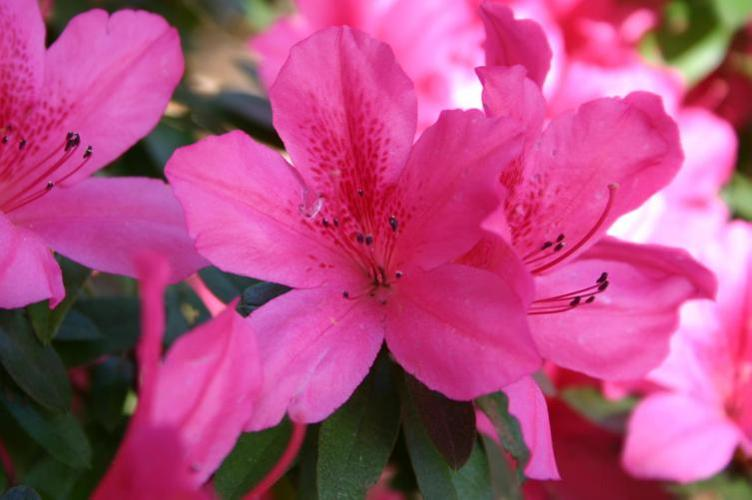
%> input picture MATLAB/week_6/lab_3/image_03549.jpg, 752 x 500 px
$ octave --eval "result = myimfcn(imread('image_03549.jpg'));"   (GNU Octave 9; MATLAB toolbox functions it lacks are replaced by stand-ins)
%> lines starting %> are read from the running program, lines starting %| are printed output that depends on the picture; in (x1, y1, x2, y2) boxes, pixels count from 0 and x2, y2 are one past the last pixel; in counts of white or black regions, pixels touching at a corner belong together; the program's own positions count from 1
function results = myimfcn(im)
%Image Processing Function
%
% IM      - Input image.
% RESULTS - A scalar structure with the processing results.
%

%--------------------------------------------------------------------------
% Auto-generated by imageBatchProcessor App.
%
% When used by the App, this function will be called for every input image
% file automatically. IM contains the input image as a matrix. RESULTS is a
% scalar structure containing the results of this processing function.
%
%--------------------------------------------------------------------------


% Replace the sample below with your code----------------------------------

imgray = im2gray(im);
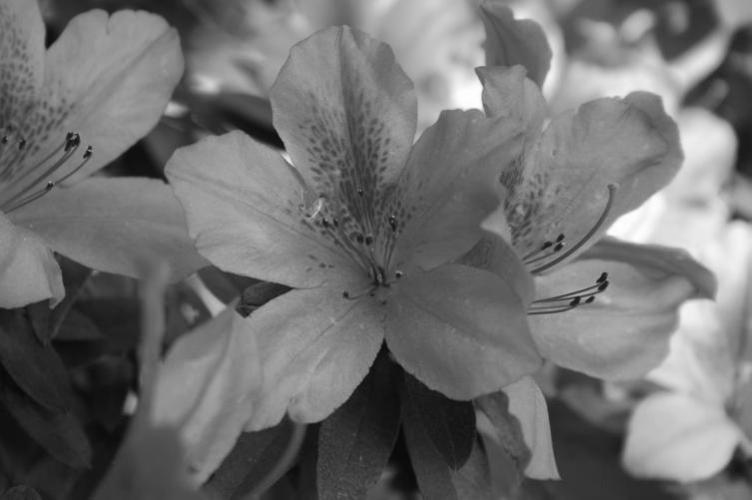
%> imgray: size 500x752 uint8; min 7, max 255, mean 111.7

bw = imbinarize(imgray);
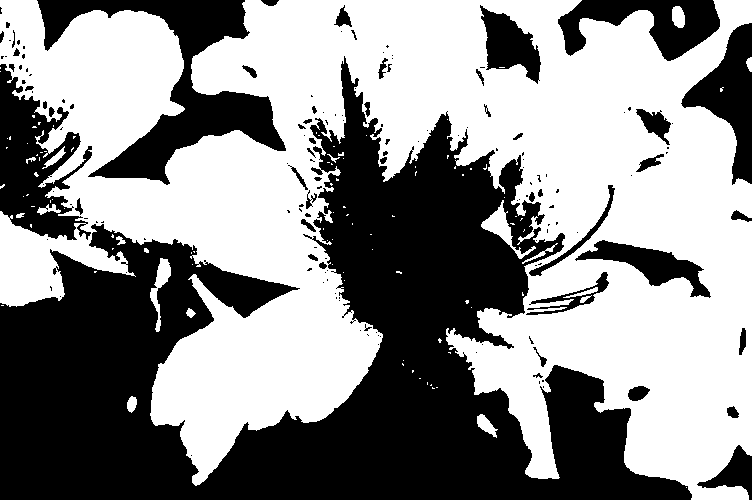
%> bw: size 500x752 logical; 55.3% white; 155 black regions (104 under 20 px), largest, box (x1, y1, x2, y2) and area: (0, 56, 692, 500) 125145, (37, 0, 286, 185) 13642, (0, 64, 92, 240) 8113

results.imgray = imgray;
results.bw     = bw;

%--------------------------------------------------------------------------

$ run again, on MATLAB/week_6/lab_3/image_03550.jpg
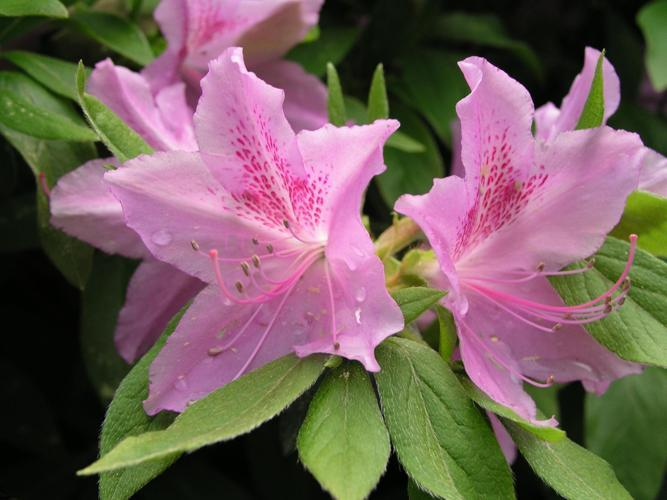
%> input picture MATLAB/week_6/lab_3/image_03550.jpg, 667 x 500 px
%> in myimfcn, `imgray = im2gray(im);`:
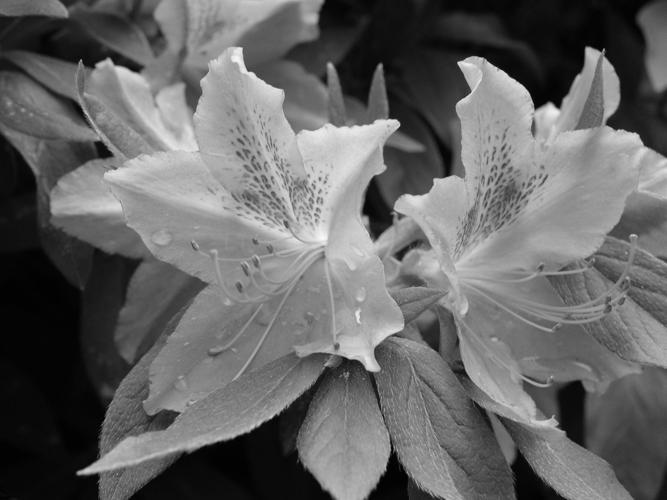
%> imgray: size 500x667 uint8; min 0, max 250, mean 101.1
%> in myimfcn, `bw = imbinarize(imgray);`:
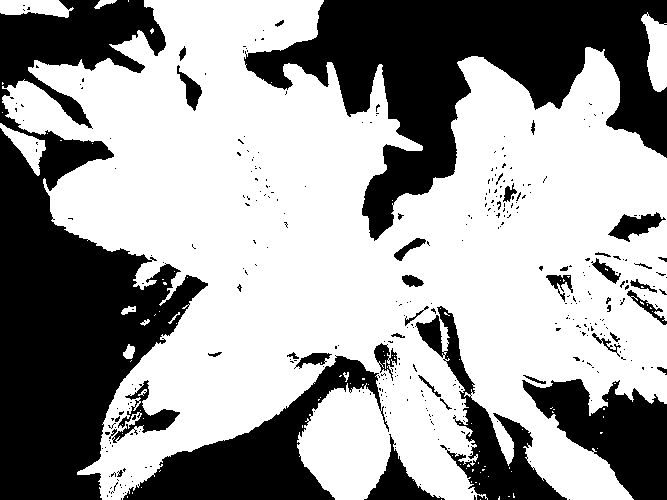
%> bw: size 500x667 logical; 61.6% white; 355 black regions (315 under 20 px), largest, box (x1, y1, x2, y2) and area: (0, 0, 208, 500) 50842, (244, 0, 667, 241) 40413, (123, 355, 389, 500) 12605

$ run again, on MATLAB/week_6/lab_3/image_03551.jpg
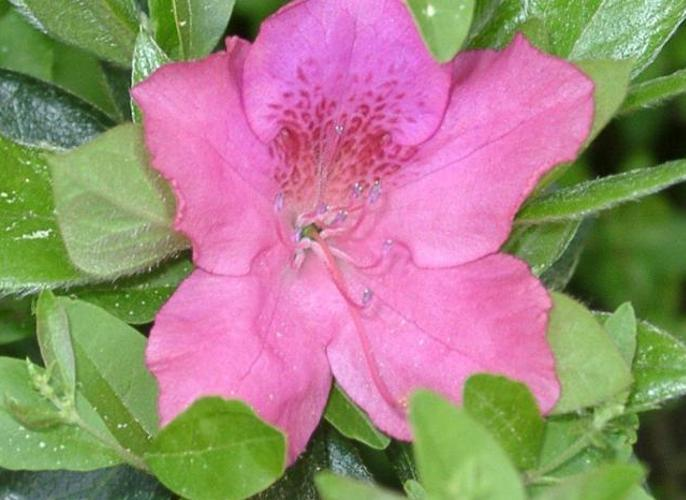
%> input picture MATLAB/week_6/lab_3/image_03551.jpg, 686 x 500 px
%> in myimfcn, `imgray = im2gray(im);`:
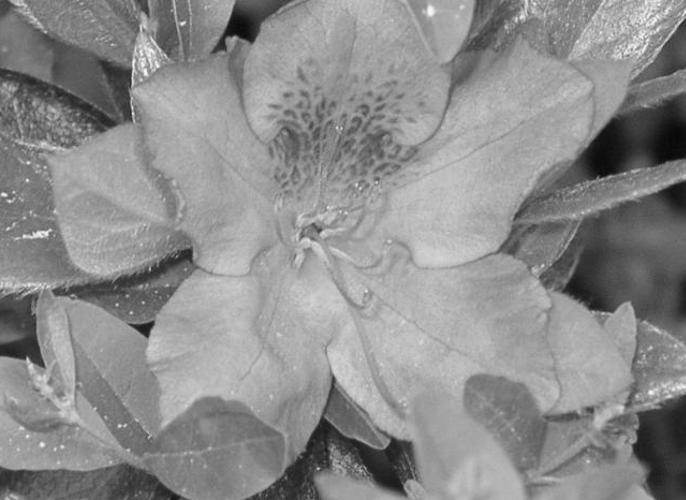
%> imgray: size 500x686 uint8; min 6, max 251, mean 140.6
%> in myimfcn, `bw = imbinarize(imgray);`:
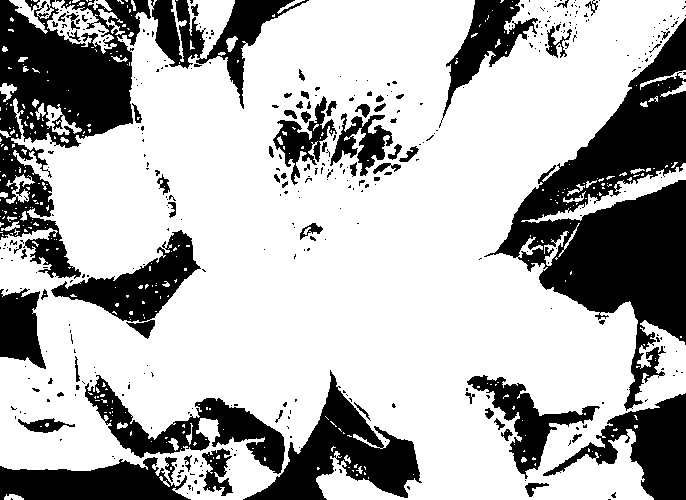
%> bw: size 500x686 logical; 69.7% white; 397 black regions (323 under 20 px), largest, box (x1, y1, x2, y2) and area: (484, 18, 686, 411) 29753, (0, 0, 151, 279) 18655, (243, 370, 422, 500) 8248

$ run again, on MATLAB/week_6/lab_3/blocks.tif
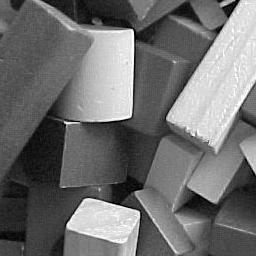
%> input picture MATLAB/week_6/lab_3/blocks.tif, 256 x 256 px
%> in myimfcn, imgray is the input picture: size 256x256 uint8; min 0, max 255, mean 110.3
%> in myimfcn, `bw = imbinarize(imgray);`:
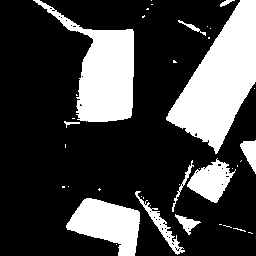
%> bw: size 256x256 logical; 26.3% white; 39 white regions (28 under 20 px), largest, box (x1, y1, x2, y2) and area: (166, 0, 256, 154) 6982, (33, 0, 134, 122) 5010, (66, 198, 140, 256) 2601
